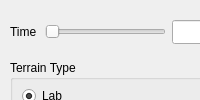
  <widget class="QDockWidget" name="cartoonDock_2">
   <property name="windowTitle">
    <string>Cartoon World</string>
   </property>
   <attribute name="dockWidgetArea">
    <number>1</number>
   </attribute>
   <widget class="QWidget" name="dockWidgetContents_2">
    <widget class="QLineEdit" name="timeOfDayTextbox">
     <property name="geometry">
      <rect>
       <x>172</x>
       <y>20</y>
       <width>60</width>
       <height>24</height>
      </rect>
     </property>
     <property name="minimumSize">
      <size>
       <width>60</width>
       <height>0</height>
      </size>
     </property>
     <property name="maximumSize">
      <size>
       <width>60</width>
       <height>16777215</height>
      </size>
     </property>
     <property name="text">
      <string/>
     </property>
    </widget>
    <widget class="QSlider" name="timeOfDaySlider">
     <property name="geometry">
      <rect>
       <x>45</x>
       <y>24</y>
       <width>121</width>
       <height>15</height>
      </rect>
     </property>
     <property name="minimumSize">
      <size>
       <width>100</width>
       <height>0</height>
      </size>
     </property>
     <property name="orientation">
      <enum>Qt::Horizontal</enum>
     </property>
    </widget>
    <widget class="QLabel" name="timeOfDayLabel">
     <property name="geometry">
      <rect>
       <x>10</x>
       <y>20</y>
       <width>29</width>
       <height>24</height>
      </rect>
     </property>
     <property name="text">
      <string>Time</string>
     </property>
    </widget>
    <widget class="QGroupBox" name="TerrainType">
     <property name="geometry">
      <rect>
       <x>10</x>
       <y>60</y>
       <width>230</width>
       <height>111</height>
      </rect>
     </property>
     <property name="title">
      <string>Terrain Type</string>
     </property>
     <layout class="QVBoxLayout" name="verticalLayout_2">
      <property name="topMargin">
       <number>5</number>
      </property>
      <property name="bottomMargin">
       <number>5</number>
      </property>
      <item>
       <widget class="QRadioButton" name="TerrainLab">
        <property name="text">
         <string>Lab</string>
        </property>
        <property name="checked">
         <bool>true</bool>
        </property>
       </widget>
      </item>
      <item>
       <widget class="QRadioButton" name="TerrainLake">
        <property name="text">
         <string>Lake</string>
        </property>
       </widget>
      </item>
      <item>
       <widget class="QRadioButton" name="TerrainCliff">
        <property name="text">
         <string>Cliff</string>
        </property>
       </widget>
      </item>
     </layout>
    </widget>
    <widget class="QLineEdit" name="numTreesTextbox">
     <property name="geometry">
      <rect>
       <x>170</x>
       <y>190</y>
       <width>60</width>
       <height>24</height>
      </rect>
     </property>
     <property name="minimumSize">
      <size>
       <width>60</width>
       <height>0</height>
      </size>
     </property>
     <property name="maximumSize">
      <size>
       <width>60</width>
       <height>16777215</height>
      </size>
     </property>
     <property name="text">
      <string/>
     </property>
    </widget>
    <widget class="QLabel" name="numTreesLabel">
     <property name="geometry">
      <rect>
       <x>10</x>
       <y>190</y>
       <width>41</width>
       <height>24</height>
      </rect>
     </property>
     <property name="text">
      <string>Trees</string>
     </property>
    </widget>
    <widget class="QSlider" name="numTreesSlider">
     <property name="geometry">
      <rect>
       <x>45</x>
       <y>195</y>
       <width>121</width>
       <height>16</height>
      </rect>
     </property>
     <property name="minimumSize">
      <size>
       <width>100</width>
       <height>0</height>
      </size>
     </property>
     <property name="orientation">
      <enum>Qt::Horizontal</enum>
     </property>
    </widget>
   </widget>
  </widget>
